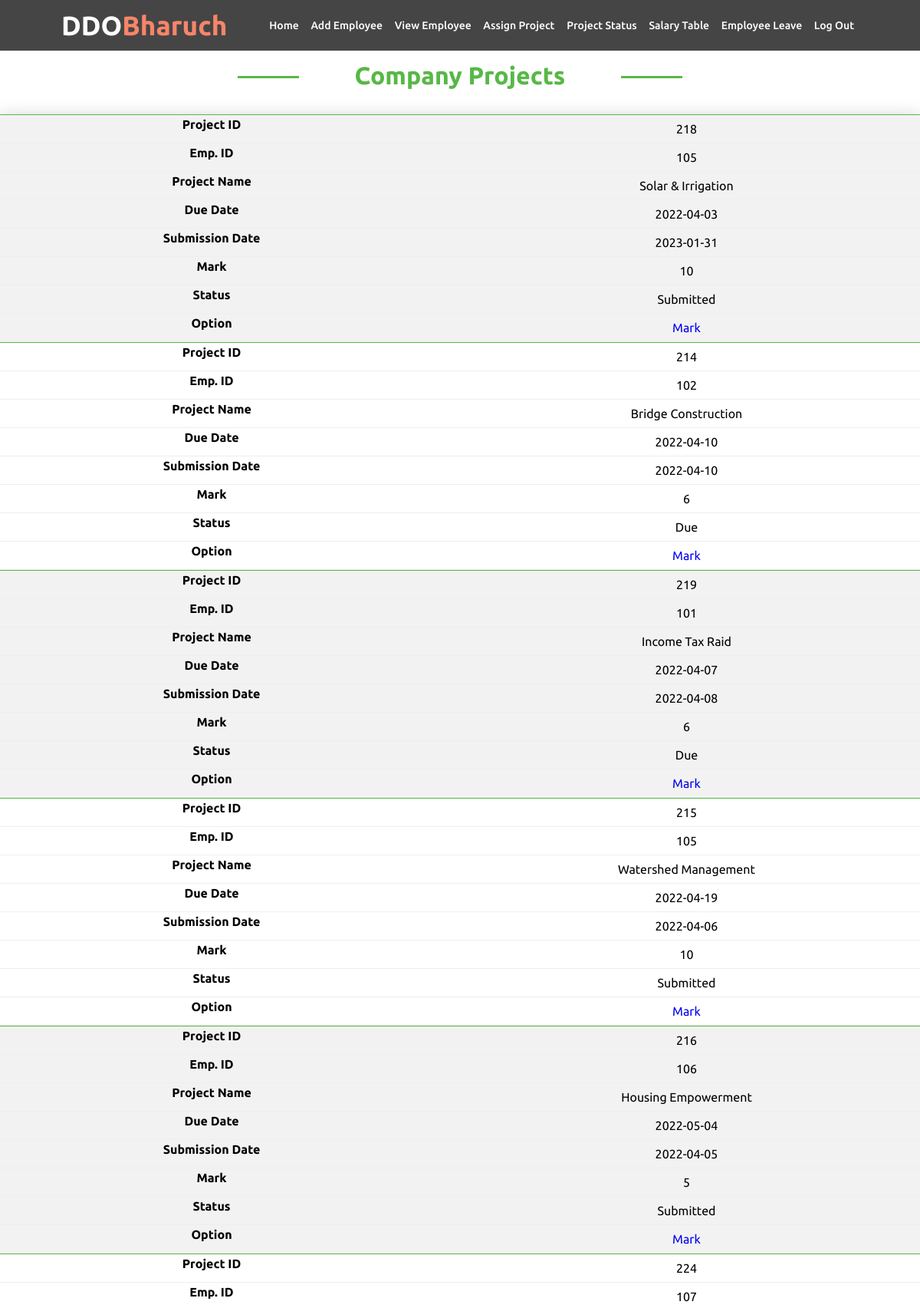
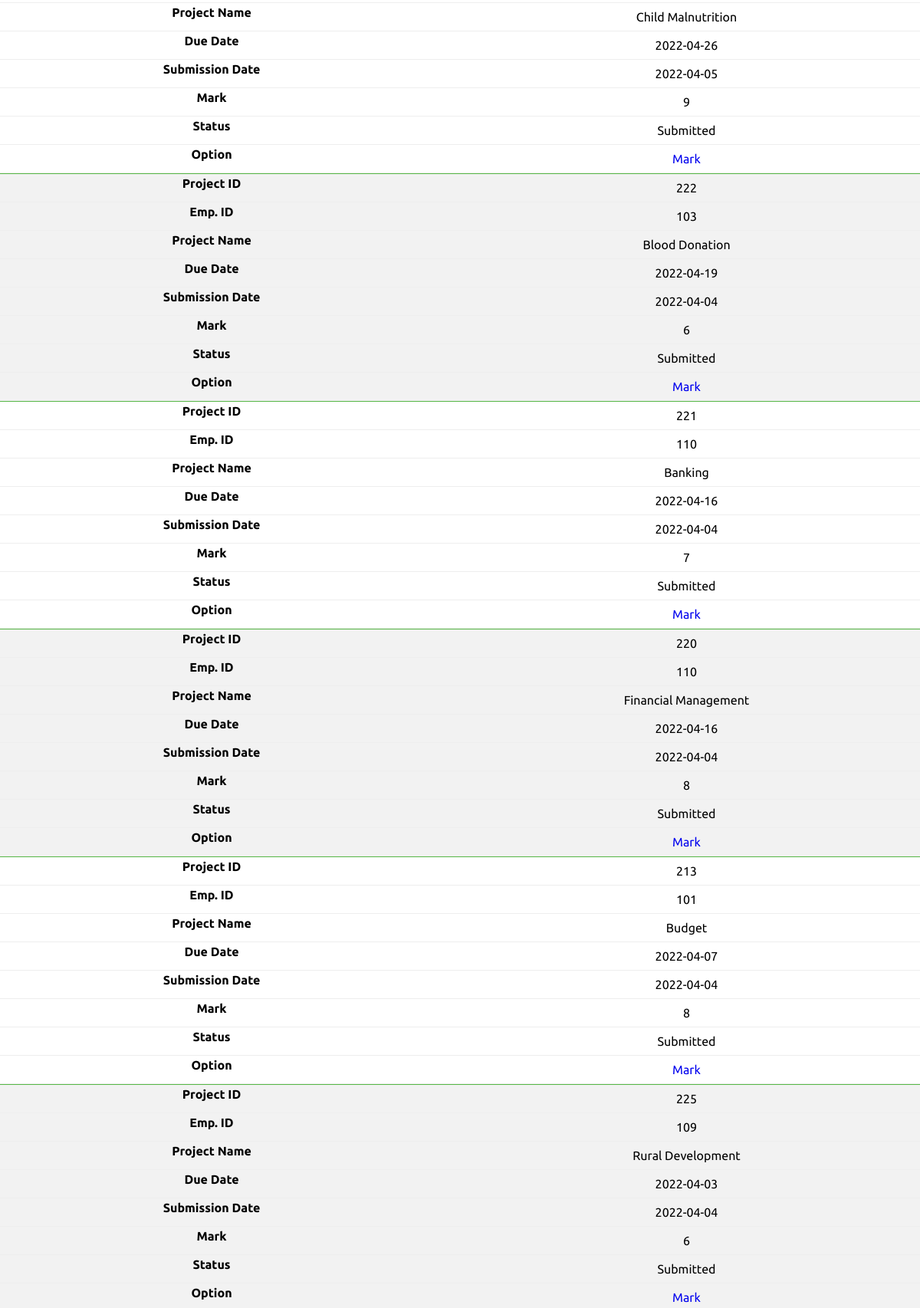
Page /assignproject.php (upper part) on the committed database (2 pictures, top to bottom).
### tables this page shows
CREATE TABLE `project` (
  `pid` int(11) NOT NULL,
  `eid` int(11) DEFAULT NULL,
  `pname` varchar(100) DEFAULT NULL,
  `duedate` date DEFAULT NULL,
  `subdate` date DEFAULT NULL,
  `mark` int(11) NOT NULL DEFAULT 0,
  `status` varchar(50) DEFAULT NULL
);

### assignproject.php (the view, shortened to what this page needs)
<?php
include('nav3.php');
require_once('process/dbh.php');
$sql = "SELECT * from `project` order by subdate desc";
$result = mysqli_query($conn, $sql);
?>
<!DOCTYPE html>
<html lang="en">
<head>
    <link rel="stylesheet" type="text/css" href="css/styleview.css" media="all">
</head>
<body>
    <h2>Company Projects</h2>
    <table class="project-table">
        <tr>
        </tr>
        <?php
        while ($employee = mysqli_fetch_assoc($result)) {
            echo "<tr>";
            echo "<td>" . $employee['pid'] . "</td>";
            echo "<td>" . $employee['eid'] . "</td>";
            echo "<td>" . $employee['pname'] . "</td>";
            echo "<td>" . $employee['duedate'] . "</td>";
            echo "<td>" . $employee['subdate'] . "</td>";
            echo "<td>" . $employee['mark'] . "</td>";
            echo "<td>" . $employee['status'] . "</td>";
            echo "<td><a href=\"mark.php?id=$employee[eid]&pid=$employee[pid]\">Mark</a>";
        }
        ?>
    </table>
    <br>
    <br>
    <br>
</body>
</html>

### css/nav.css (style rules this page uses)
* { margin: 0; padding: 0; box-sizing: border-box; text-decoration: none; background-size: cover; background-position: center; }
body { font-family: "Ubuntu", sans-serif; }
html { scroll-behavior: smooth; }

### css/styleview.css (style rules this page uses)
* { margin: 0; padding: 0; box-sizing: border-box; background-position: center; background-size: cover; text-decoration: none; }
body { font-family: "Ubuntu", sans-serif; }
html { scroll-behavior: smooth; }
h2 { font-family: "Ubuntu", sans-serif; margin: auto; color: #57b846; text-align: center; font-size: 2rem; max-width: 600px; position: relative; top: 5rem; }
h2:before { content: ""; display: block; width: 80px; height: 3px; background: #57b846; left: 85%; top: 50%; position: absolute; }
h2:after { content: ""; display: block; width: 80px; height: 3px; background: #57b846; right: 85%; top: 50%; position: absolute; }
table { position: relative; margin: 0; top: 7rem; border-collapse: collapse; width: 100%; font-family: "Ubuntu", sans-serif; box-shadow: 0 0 20px rgba(0, 0, 0, 0.15); }
th, td { padding: 9px 9px; }
tr { text-align: center; }
tr:nth-child(even) { background-color: #f2f2f2; }
@media only screen and (max-width: 760px),
  (min-device-width: 768px) and (max-device-width: 1024px) { .viewemp-table, th, td, tr { display: flex; flex-direction: column; } }
@media only screen and (max-width: 760px),
  (min-device-width: 768px) and (max-device-width: 1024px) { tr { border-bottom: 1px solid #57b846; } }
@media only screen and (max-width: 760px),
  (min-device-width: 768px) and (max-device-width: 1024px) { td { border: none; border-bottom: 1px solid #eee; position: relative; padding-left: 50%; } }
@media only screen and (max-width: 760px),
  (min-device-width: 768px) and (max-device-width: 1024px) { td:before { position: absolute; top: 3px; left: 6px; width: 45%; padding-right: 10px; white-space: nowrap; font-weight: bold; } }
@media only screen and (max-width: 760px),
  (min-device-width: 768px) and (max-device-width: 1024px) { .project-table, th, td, tr { display: flex; flex-direction: column; } }
@media only screen and (max-width: 760px),
  (min-device-width: 768px) and (max-device-width: 1024px) { .project-table td:nth-of-type(1):before { content: "Project ID"; } }
@media only screen and (max-width: 760px),
  (min-device-width: 768px) and (max-device-width: 1024px) { .project-table td:nth-of-type(2):before { content: "Emp. ID"; } }
@media only screen and (max-width: 760px),
  (min-device-width: 768px) and (max-device-width: 1024px) { .project-table td:nth-of-type(3):before { content: "Project Name"; } }
@media only screen and (max-width: 760px),
  (min-device-width: 768px) and (max-device-width: 1024px) { .project-table td:nth-of-type(4):before { content: "Due Date"; } }
@media only screen and (max-width: 760px),
  (min-device-width: 768px) and (max-device-width: 1024px) { .project-table td:nth-of-type(5):before { content: "Submission Date"; } }
@media only screen and (max-width: 760px),
  (min-device-width: 768px) and (max-device-width: 1024px) { .project-table td:nth-of-type(6):before { content: "Mark"; } }
@media only screen and (max-width: 760px),
  (min-device-width: 768px) and (max-device-width: 1024px) { .project-table td:nth-of-type(7):before { content: "Status"; } }
@media only screen and (max-width: 760px),
  (min-device-width: 768px) and (max-device-width: 1024px) { .project-table td:nth-of-type(8):before { content: "Option"; } }
@media only screen and (max-width: 760px),
  (min-device-width: 768px) and (max-device-width: 900px) { .salary-table, th, td, tr { display: flex; flex-direction: column; } }
@media only screen and (max-width: 760px),
  (min-device-width: 768px) and (max-device-width: 1024px) { .leave-table, th, td, tr { display: flex; flex-direction: column; } }
@media only screen and (max-width: 760px),
  (min-device-width: 768px) and (max-device-width: 1024px) { .empproject-table, th, td, tr { display: flex; flex-direction: column; } }
@media only screen and (min-device-width: 768px) and (max-device-width: 1024px) { body { width: 100%; } }

### rows in the picture
project: pid "218", eid "105", pname "Solar & Irrigation", duedate "2022-04-03", subdate "2023-01-31", mark "10", status "Submitted"
project: pid "214", eid "102", pname "Bridge Construction", duedate "2022-04-10", subdate "2022-04-10", mark "6", status "Due"
project: pid "219", eid "101", pname "Income Tax Raid", duedate "2022-04-07", subdate "2022-04-08", mark "6", status "Due"
project: pid "215", eid "105", pname "Watershed Management", duedate "2022-04-19", subdate "2022-04-06", mark "10", status "Submitted"
project: pid "216", eid "106", pname "Housing Empowerment", duedate "2022-05-04", subdate "2022-04-05", mark "5", status "Submitted"
project: pid "224", eid "107", pname "Child Malnutrition", duedate "2022-04-26", subdate "2022-04-05", mark "9", status "Submitted"
project: pid "222", eid "103", pname "Blood Donation", duedate "2022-04-19", subdate "2022-04-04", mark "6", status "Submitted"
project: pid "221", eid "110", pname "Banking", duedate "2022-04-16", subdate "2022-04-04", mark "7", status "Submitted"
project: pid "220", eid "110", pname "Financial Management", duedate "2022-04-16", subdate "2022-04-04", mark "8", status "Submitted"
project: pid "213", eid "101", pname "Budget", duedate "2022-04-07", subdate "2022-04-04", mark "8", status "Submitted"
project: pid "225", eid "109", pname "Rural Development", duedate "2022-04-03", subdate "2022-04-04", mark "6", status "Submitted"
